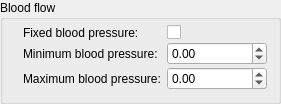
    <widget class="QGroupBox" name="groupBox_blood">
     <property name="title">
      <string>Blood flow</string>
     </property>
     <layout class="QFormLayout" name="formLayout_8">
      <property name="fieldGrowthPolicy">
       <enum>QFormLayout::AllNonFixedFieldsGrow</enum>
      </property>
      <property name="verticalSpacing">
       <number>2</number>
      </property>
      <property name="leftMargin">
       <number>20</number>
      </property>
      <property name="topMargin">
       <number>5</number>
      </property>
      <item row="2" column="0">
       <widget class="QLabel" name="label_blood_fixed">
        <property name="text">
         <string>Fixed blood pressure:</string>
        </property>
       </widget>
      </item>
      <item row="2" column="1">
       <widget class="QCheckBox" name="checkBox_blood_fixed">
        <property name="text">
         <string/>
        </property>
       </widget>
      </item>
      <item row="3" column="0">
       <widget class="QLabel" name="label_blood_min_pressure">
        <property name="text">
         <string>Minimum blood pressure:</string>
        </property>
       </widget>
      </item>
      <item row="3" column="1">
       <widget class="QDoubleSpinBox" name="doubleSpinBox_blood_min_pressure">
        <property name="minimumSize">
         <size>
          <width>100</width>
          <height>0</height>
         </size>
        </property>
        <property name="maximumSize">
         <size>
          <width>100</width>
          <height>16777215</height>
         </size>
        </property>
        <property name="minimum">
         <double>-1000.000000000000000</double>
        </property>
        <property name="maximum">
         <double>1000.000000000000000</double>
        </property>
       </widget>
      </item>
      <item row="4" column="0">
       <widget class="QLabel" name="label_blood_max_pressure">
        <property name="text">
         <string>Maximum blood pressure:</string>
        </property>
       </widget>
      </item>
      <item row="4" column="1">
       <widget class="QDoubleSpinBox" name="doubleSpinBox_blood_max_pressure">
        <property name="minimumSize">
         <size>
          <width>100</width>
          <height>0</height>
         </size>
        </property>
        <property name="maximumSize">
         <size>
          <width>100</width>
          <height>16777215</height>
         </size>
        </property>
        <property name="minimum">
         <double>-1000.000000000000000</double>
        </property>
        <property name="maximum">
         <double>1000.000000000000000</double>
        </property>
       </widget>
      </item>
     </layout>
    </widget>
